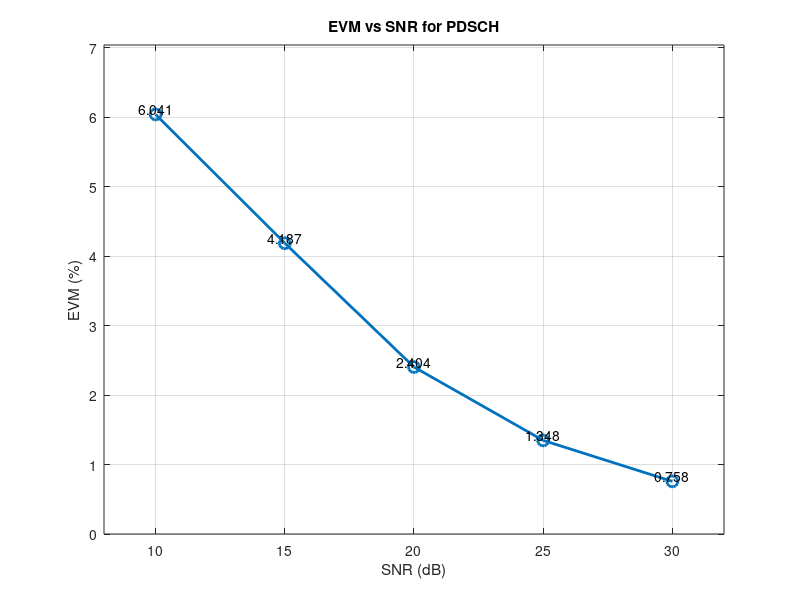

This chart was generated by the following MATLAB code:
% ================================
% Plot EVM vs SNR for PDSCH
% ================================

clc; clear; close all;

% Dữ liệu
SNR = 10:5:30;  % dB
EVM = [6.041 4.187 2.404 1.348 0.758];  % %

% Vẽ hình
figure;
plot(SNR, EVM, '-o', 'LineWidth', 2, 'MarkerSize', 8);
grid on;

% Nhãn
xlabel('SNR (dB)');
ylabel('EVM (%)');
title('EVM vs SNR for PDSCH');

% Hiển thị giá trị trên từng điểm
for i = 1:length(SNR)
    text(SNR(i), EVM(i), sprintf('%.3f', EVM(i)), ...
        'VerticalAlignment', 'bottom', ...
        'HorizontalAlignment', 'center');
end

% Giới hạn trục (optional)
xlim([8 32]);
ylim([0 max(EVM)+1]);
